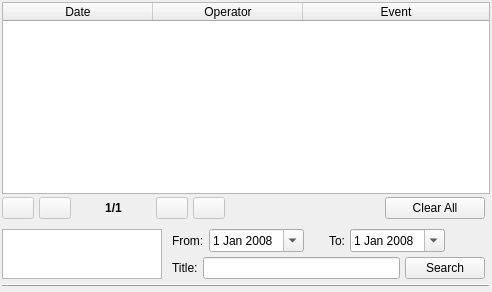
     <widget class="QWidget" name="tabEventLog">
      <attribute name="title">
       <string comment="LBL_BLG_VISITOR_EVENT_LOG_TITLE">Event log</string>
      </attribute>
      <layout class="QVBoxLayout" name="verticalLayout_2">
       <property name="spacing">
        <number>0</number>
       </property>
       <property name="leftMargin">
        <number>2</number>
       </property>
       <property name="topMargin">
        <number>2</number>
       </property>
       <property name="rightMargin">
        <number>2</number>
       </property>
       <property name="bottomMargin">
        <number>5</number>
       </property>
       <item>
        <widget class="QTableWidgetContext" name="twEventLogResult">
         <property name="editTriggers">
          <set>QAbstractItemView::NoEditTriggers</set>
         </property>
         <property name="selectionBehavior">
          <enum>QAbstractItemView::SelectRows</enum>
         </property>
         <attribute name="horizontalHeaderDefaultSectionSize">
          <number>150</number>
         </attribute>
         <attribute name="horizontalHeaderStretchLastSection">
          <bool>true</bool>
         </attribute>
         <attribute name="verticalHeaderVisible">
          <bool>false</bool>
         </attribute>
         <attribute name="verticalHeaderVisible">
          <bool>false</bool>
         </attribute>
         <attribute name="horizontalHeaderStretchLastSection">
          <bool>true</bool>
         </attribute>
         <attribute name="horizontalHeaderDefaultSectionSize">
          <number>150</number>
         </attribute>
         <column>
          <property name="text">
           <string comment="LBL_DATE">Date</string>
          </property>
         </column>
         <column>
          <property name="text">
           <string comment="LBL_OPERATOR">Operator</string>
          </property>
         </column>
         <column>
          <property name="text">
           <string comment="LBL_EVENT">Event</string>
          </property>
         </column>
        </widget>
       </item>
       <item>
        <layout class="QHBoxLayout" name="horizontalLayout_3">
         <property name="spacing">
          <number>5</number>
         </property>
         <property name="topMargin">
          <number>3</number>
         </property>
         <property name="rightMargin">
          <number>5</number>
         </property>
         <property name="bottomMargin">
          <number>5</number>
         </property>
         <item>
          <widget class="QPushButton" name="pbEventLogFirst">
           <property name="enabled">
            <bool>false</bool>
           </property>
           <property name="minimumSize">
            <size>
             <width>0</width>
             <height>0</height>
            </size>
           </property>
           <property name="maximumSize">
            <size>
             <width>32</width>
             <height>22</height>
            </size>
           </property>
           <property name="text">
            <string/>
           </property>
           <property name="icon">
            <iconset resource="lh3.qrc">
             <normaloff>:/lh3/Resources/media-skip-backward-16.png</normaloff>:/lh3/Resources/media-skip-backward-16.png</iconset>
           </property>
          </widget>
         </item>
         <item>
          <widget class="QPushButton" name="pbEventLogPrev">
           <property name="enabled">
            <bool>false</bool>
           </property>
           <property name="maximumSize">
            <size>
             <width>32</width>
             <height>22</height>
            </size>
           </property>
           <property name="text">
            <string/>
           </property>
           <property name="icon">
            <iconset resource="lh3.qrc">
             <normaloff>:/lh3/Resources/media-seek-backward-16.png</normaloff>:/lh3/Resources/media-seek-backward-16.png</iconset>
           </property>
          </widget>
         </item>
         <item>
          <widget class="QLabel" name="lEventLogPages">
           <property name="minimumSize">
            <size>
             <width>75</width>
             <height>0</height>
            </size>
           </property>
           <property name="font">
            <font>
             <weight>75</weight>
             <bold>true</bold>
            </font>
           </property>
           <property name="text">
            <string>1/1</string>
           </property>
           <property name="alignment">
            <set>Qt::AlignCenter</set>
           </property>
          </widget>
         </item>
         <item>
          <widget class="QPushButton" name="pbEventLogNext">
           <property name="enabled">
            <bool>false</bool>
           </property>
           <property name="maximumSize">
            <size>
             <width>32</width>
             <height>22</height>
            </size>
           </property>
           <property name="text">
            <string/>
           </property>
           <property name="icon">
            <iconset resource="lh3.qrc">
             <normaloff>:/lh3/Resources/media-seek-forward-16.png</normaloff>:/lh3/Resources/media-seek-forward-16.png</iconset>
           </property>
          </widget>
         </item>
         <item>
          <widget class="QPushButton" name="pbEventLogLast">
           <property name="enabled">
            <bool>false</bool>
           </property>
           <property name="maximumSize">
            <size>
             <width>32</width>
             <height>22</height>
            </size>
           </property>
           <property name="text">
            <string/>
           </property>
           <property name="icon">
            <iconset resource="lh3.qrc">
             <normaloff>:/lh3/Resources/media-skip-forward-16.png</normaloff>:/lh3/Resources/media-skip-forward-16.png</iconset>
           </property>
          </widget>
         </item>
         <item>
          <spacer name="horizontalSpacer_2">
           <property name="orientation">
            <enum>Qt::Horizontal</enum>
           </property>
           <property name="sizeHint" stdset="0">
            <size>
             <width>40</width>
             <height>20</height>
            </size>
           </property>
          </spacer>
         </item>
         <item>
          <widget class="QPushButton" name="pushButton">
           <property name="minimumSize">
            <size>
             <width>100</width>
             <height>0</height>
            </size>
           </property>
           <property name="text">
            <string comment="LBL_CLEAR_ALL">Clear All</string>
           </property>
          </widget>
         </item>
        </layout>
       </item>
       <item>
        <layout class="QHBoxLayout" name="horizontalLayout_7">
         <property name="spacing">
          <number>5</number>
         </property>
         <property name="topMargin">
          <number>5</number>
         </property>
         <property name="rightMargin">
          <number>0</number>
         </property>
         <property name="bottomMargin">
          <number>5</number>
         </property>
         <item>
          <widget class="QListWidget" name="lwEventLogEvents">
           <property name="maximumSize">
            <size>
             <width>160</width>
             <height>50</height>
            </size>
           </property>
           <property name="selectionMode">
            <enum>QAbstractItemView::MultiSelection</enum>
           </property>
           <property name="selectionBehavior">
            <enum>QAbstractItemView::SelectRows</enum>
           </property>
          </widget>
         </item>
         <item>
          <layout class="QVBoxLayout" name="verticalLayout_4">
           <property name="spacing">
            <number>5</number>
           </property>
           <property name="leftMargin">
            <number>5</number>
           </property>
           <property name="topMargin">
            <number>0</number>
           </property>
           <property name="rightMargin">
            <number>5</number>
           </property>
           <property name="bottomMargin">
            <number>0</number>
           </property>
           <item>
            <layout class="QHBoxLayout" name="horizontalLayout_4">
             <property name="spacing">
              <number>5</number>
             </property>
             <property name="topMargin">
              <number>0</number>
             </property>
             <property name="bottomMargin">
              <number>0</number>
             </property>
             <item>
              <widget class="QLabel" name="label_2">
               <property name="text">
                <string comment="LBL_DLG_VISITOR_DI_EL_FROM">From:</string>
               </property>
              </widget>
             </item>
             <item>
              <widget class="QDateEdit" name="deEventLogDateStart">
               <property name="calendarPopup">
                <bool>true</bool>
               </property>
               <property name="date">
                <date>
                 <year>2008</year>
                 <month>1</month>
                 <day>1</day>
                </date>
               </property>
              </widget>
             </item>
             <item>
              <widget class="QFrame" name="frame">
               <property name="minimumSize">
                <size>
                 <width>15</width>
                 <height>0</height>
                </size>
               </property>
               <property name="maximumSize">
                <size>
                 <width>16777215</width>
                 <height>16777215</height>
                </size>
               </property>
               <property name="frameShape">
                <enum>QFrame::NoFrame</enum>
               </property>
               <property name="frameShadow">
                <enum>QFrame::Raised</enum>
               </property>
              </widget>
             </item>
             <item>
              <widget class="QLabel" name="label_3">
               <property name="text">
                <string comment="LBL_DLG_VISITOR_DI_EL_TO">To:</string>
               </property>
              </widget>
             </item>
             <item>
              <widget class="QDateEdit" name="deEventLogDateEnd">
               <property name="currentSection">
                <enum>QDateTimeEdit::DaySection</enum>
               </property>
               <property name="calendarPopup">
                <bool>true</bool>
               </property>
               <property name="date">
                <date>
                 <year>2008</year>
                 <month>1</month>
                 <day>1</day>
                </date>
               </property>
              </widget>
             </item>
             <item>
              <spacer name="horizontalSpacer_3">
               <property name="orientation">
                <enum>Qt::Horizontal</enum>
               </property>
               <property name="sizeHint" stdset="0">
                <size>
                 <width>40</width>
                 <height>20</height>
                </size>
               </property>
              </spacer>
             </item>
            </layout>
           </item>
           <item>
            <layout class="QHBoxLayout" name="horizontalLayout_5">
             <property name="spacing">
              <number>5</number>
             </property>
             <property name="topMargin">
              <number>0</number>
             </property>
             <property name="bottomMargin">
              <number>0</number>
             </property>
             <item>
              <widget class="QLabel" name="label_4">
               <property name="text">
                <string comment="LBL_DLG_VISITOR_DI_EL_TITLE">Title:</string>
               </property>
              </widget>
             </item>
             <item>
              <widget class="QLineEdit" name="leEventPattern"/>
             </item>
             <item>
              <widget class="QPushButton" name="pbEventLogSearch">
               <property name="text">
                <string comment="LBL_SEARCH">Search</string>
               </property>
              </widget>
             </item>
            </layout>
           </item>
          </layout>
         </item>
        </layout>
       </item>
       <item>
        <widget class="QFrame" name="frame_4">
         <property name="frameShape">
          <enum>QFrame::HLine</enum>
         </property>
         <property name="frameShadow">
          <enum>QFrame::Raised</enum>
         </property>
        </widget>
       </item>
      </layout>
     </widget>
